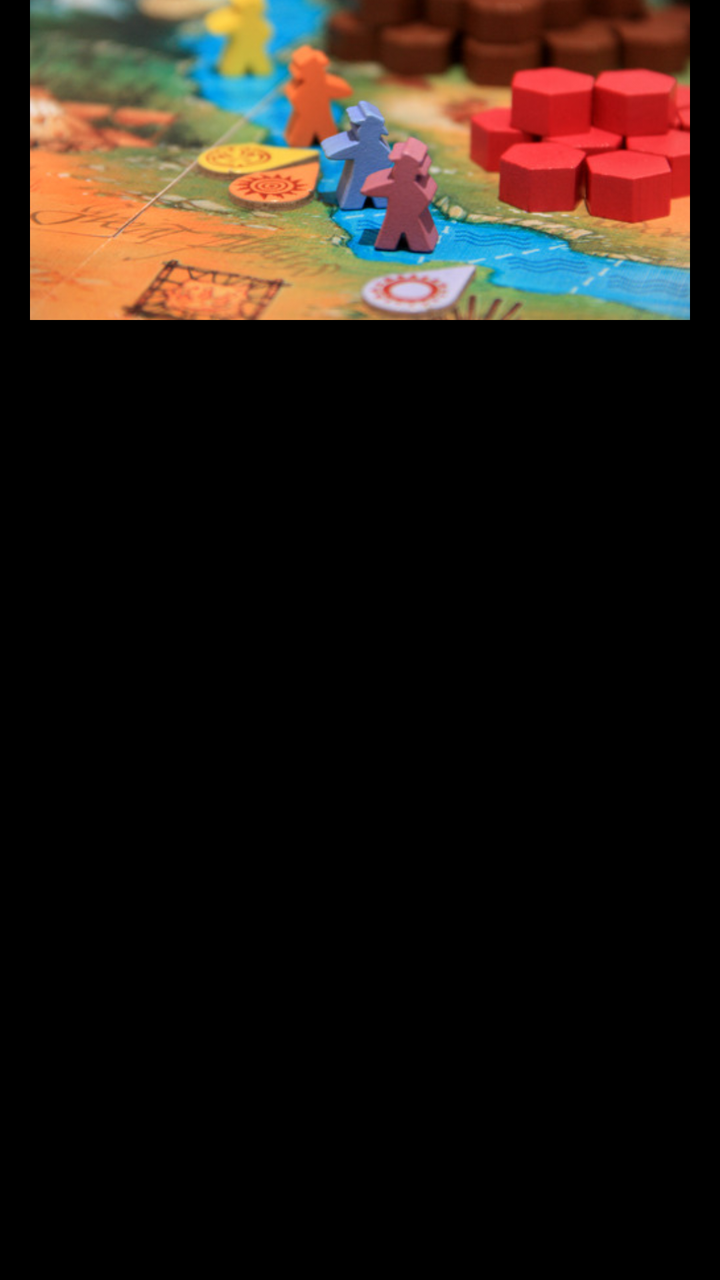
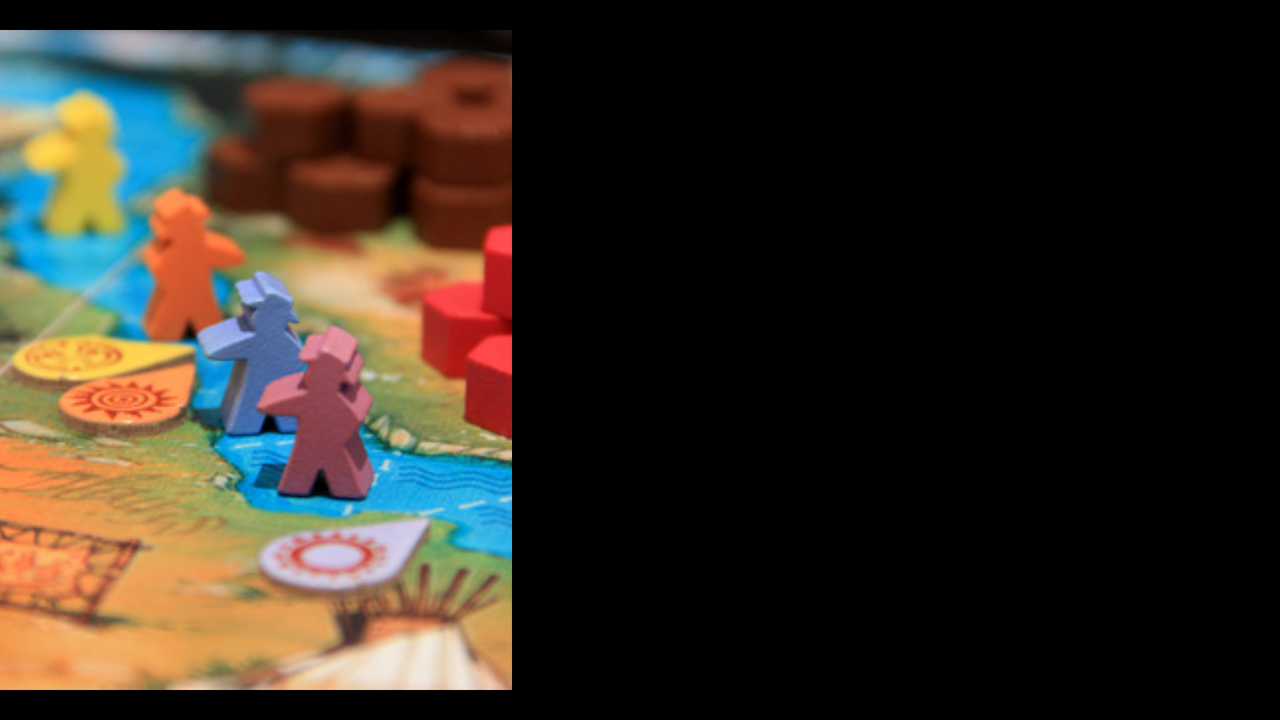

One screen, two layout resources from the same app: the default and the author's alternative for another configuration. Each is rendered where Android would select it; the XML of both is given below.
<!-- AndroidManifest.xml: application theme AppTheme -->
<!-- res/layout/dialogo_foto.xml -->
<?xml version="1.0" encoding="utf-8"?>
<LinearLayout
    android:orientation="vertical"
    android:layout_width="fill_parent"
    android:layout_height="fill_parent"
    xmlns:android="http://schemas.android.com/apk/res/android">

    <ImageView
        android:layout_width="fill_parent"
        android:layout_height="0dp"
        android:id="@+id/soloTipo"
        android:layout_weight="1"
        android:scaleType="centerCrop"
        android:padding="15dp"
        android:src="@drawable/eurogame" />

    <ScrollView
        android:layout_width="fill_parent"
        android:layout_height="0dp"
        android:id="@+id/scrollView"
        android:fillViewport="false"
        android:layout_weight="3">

        <TextView
            android:layout_width="fill_parent"
            android:layout_height="fill_parent"
            android:textAppearance="?android:attr/textAppearanceMedium"
            android:id="@+id/tipoTexto"
            android:padding="15dp" />
    </ScrollView>
</LinearLayout>
<!-- resources referenced by this layout -->
<resources>
  <!-- drawable eurogame: jpg bitmap (drawable, 60505 bytes) -->
  <style name="AppTheme" parent="android:Theme.Holo">
          <item name="android:textColor">#ffb8e7e0</item>
      </style>
</resources>
<!-- res/layout-land/dialogo_foto.xml (the author's variant of the layout above) -->
<!-- drawn on the phone turned sideways -->
<?xml version="1.0" encoding="utf-8"?>
<LinearLayout
    android:orientation="horizontal"
    android:layout_width="fill_parent"
    android:layout_height="fill_parent"
    xmlns:android="http://schemas.android.com/apk/res/android">

    <ImageView
        android:layout_width="0dp"
        android:layout_height="fill_parent"
        android:id="@+id/soloTipo"
        android:layout_weight="2"
        android:scaleType="centerCrop"
        android:padding="15dp"
        android:src="@drawable/eurogame" />

    <ScrollView
        android:layout_width="0dp"
        android:layout_height="fill_parent"
        android:id="@+id/scrollView"
        android:fillViewport="false"
        android:layout_weight="3">

        <TextView
            android:layout_width="fill_parent"
            android:layout_height="fill_parent"
            android:textAppearance="?android:attr/textAppearanceMedium"
            android:id="@+id/tipoTexto"
            android:padding="15dp" />
    </ScrollView>
</LinearLayout>
